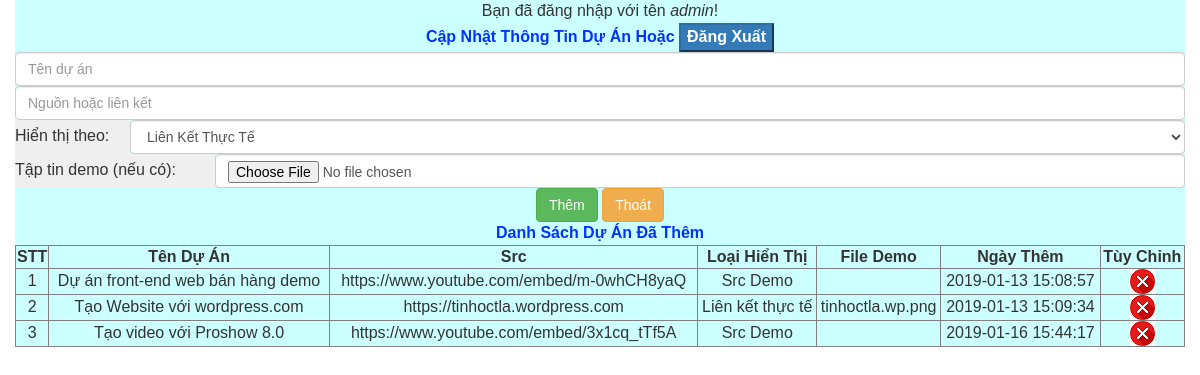
The page /admin_project.php (signed in) on the database its author committed.
### tables this page shows
CREATE TABLE `project` (
  `Pj_id` int(11) NOT NULL,
  `Pj_Ten` text NOT NULL,
  `Pj_Src` text NOT NULL,
  `Pj_Loai` int(11) NOT NULL,
  `Pj_TenFile` text NOT NULL,
  `Pj_NgayThem` datetime NOT NULL
);

### admin_project.php (the view, shortened to what this page needs)
<!DOCTYPE html >
<html xmlns="http://www.w3.org/1999/xhtml">
<head>
   <link rel="stylesheet" href="https://maxcdn.bootstrapcdn.com/bootstrap/3.3.7/css/bootstrap.min.css">
   <link rel="stylesheet" href="style.css" type="text/css">
</head>
<?php
	include_once('Connect.php');
?>
<body>
<div class="container">
	<div class="row text-center">
    <marquee>Bạn đã đăng nhập với tên <em><?php echo $_SESSION["user"]; ?></em>!</marquee>
    <div class="col-lg-12 title">
      <form name="formLogOut" action="" enctype="multipart/form-data" method="post" id="formLogOut">
      	Cập Nhật Thông Tin Dự Án Hoặc
      	<input name="btnDangXuat" type="submit" class="btn-primary" id="btnDangXuat" value="Đăng Xuất">
      </form>
    </div>
    <div class="col-lg-12">
    	<form action="" method="post" enctype="multipart/form-data" id="formProject">
      	<div class="row"><input required name="txtTen" class="form-control" placeholder="Tên dự án" type="text" id="txtTen"></div>
        <div class="row"><input arequired name="txtLink" class="form-control" placeholder="Nguồn hoặc liên kết" type="text" id="txtLink"></div>
        <div class="row">
          <table width="100%" border="0">
            <tr>
              <td width="115" align="left" bgcolor="#EFEFEF">Hiển thị theo: </td>
              <td >
                <select name="slLoaiHienThi" id="slLoaiHienThi" class="form-control">
                  <option value="1">Liên Kết Thực Tế</option>
                </select>
              </td>
            </tr>
          </table>
				</div>
        <div class="row">
        	<table width="100%" border="0">
            <tr>
              <td width="200" align="left" bgcolor="#EFEFEF">Tập tin demo (nếu có):</td>
              <td><input name="fileDemo" class="form-control" type="file"  id="fileDemo"></td>
            </tr>
          </table>
				</div>
        <div class="row"><input name="btnThem" class="btn btn-success" type="submit" id="btnThem" value="Thêm">&nbsp;<input name="btnThoat" class="btn btn-warning" type="button" id="btnThoat" value="Thoát" onclick="window.location='index.php'"></div>
      </form>
    </div>
    <div class="col-lg-12">
    	<div class="row title">Danh Sách Dự Án Đã Thêm</div>
      <div class="row">
      	<table width="100%" border="1">
          <tr>
            <td align="center"><strong>STT</strong></td>
            <td align="center"><strong>Tên Dự Án</strong></td>
            <td align="center"><strong>Src</strong></td>
            <td align="center"><strong>Loại Hiển Thị</strong></td>
            <td align="center"><strong>File Demo</strong></td>
            <td align="center"><strong>Ngày Thêm</strong></td>
            <td align="center"><strong>Tùy Chỉnh</strong></td>
          </tr>
          <?php
						$Result = mysqli_query($Conn,"select * from project") or die(mysqli_connect_error($Conn));
						$stt=1;
						while ($Row=mysqli_fetch_array($Result,MYSQLI_ASSOC)){
					?>
          <tr>
            <td><?php echo $stt;?></td>
            <td><?php echo $Row['Pj_Ten']; ?></td>
            <td><?php echo $Row['Pj_Src']; ?></td>
            <td><?php if($Row['Pj_Loai']==1)echo "Liên kết thực tế"; else echo "Src Demo"; ?></td>
            <td><?php echo $Row['Pj_TenFile']; ?></td>
            <td><?php echo $Row['Pj_NgayThem']; ?></td>
            <td align="center"><a href="admin_project.php?id=<?php echo $Row['Pj_id'];?>"><img src="img/icon/x-button.png"/></a></td>
          </tr>
          <?php $stt++; }?>
        </table>
      </div>
    </div>
  </div>
</div>
</body>
</html>

### style.css (style rules this page uses)
.container { background:#CFF; font-family:Verdana, Geneva, sans-serif; font-size:16px; }
.title { color:#03F; font-weight:bold; }

### rows shown on the page
project: Pj_Ten "Dự án front-end web bán hàng demo", Pj_Src "https://www.youtube.com/embed/m-0whCH8yaQ", Pj_Loai "Src Demo", Pj_NgayThem "2019-01-13 15:08:57"
project: Pj_Ten "Tạo Website với wordpress.com", Pj_Src "https://tinhoctla.wordpress.com", Pj_Loai "Liên kết thực tế", Pj_TenFile "tinhoctla.wp.png", Pj_NgayThem "2019-01-13 15:09:34"
project: Pj_Ten "Tạo video với Proshow 8.0", Pj_Src "https://www.youtube.com/embed/3x1cq_tTf5A", Pj_Loai "Src Demo", Pj_NgayThem "2019-01-16 15:44:17"

### other values the page prints
$_SESSION["user"] "admin"
